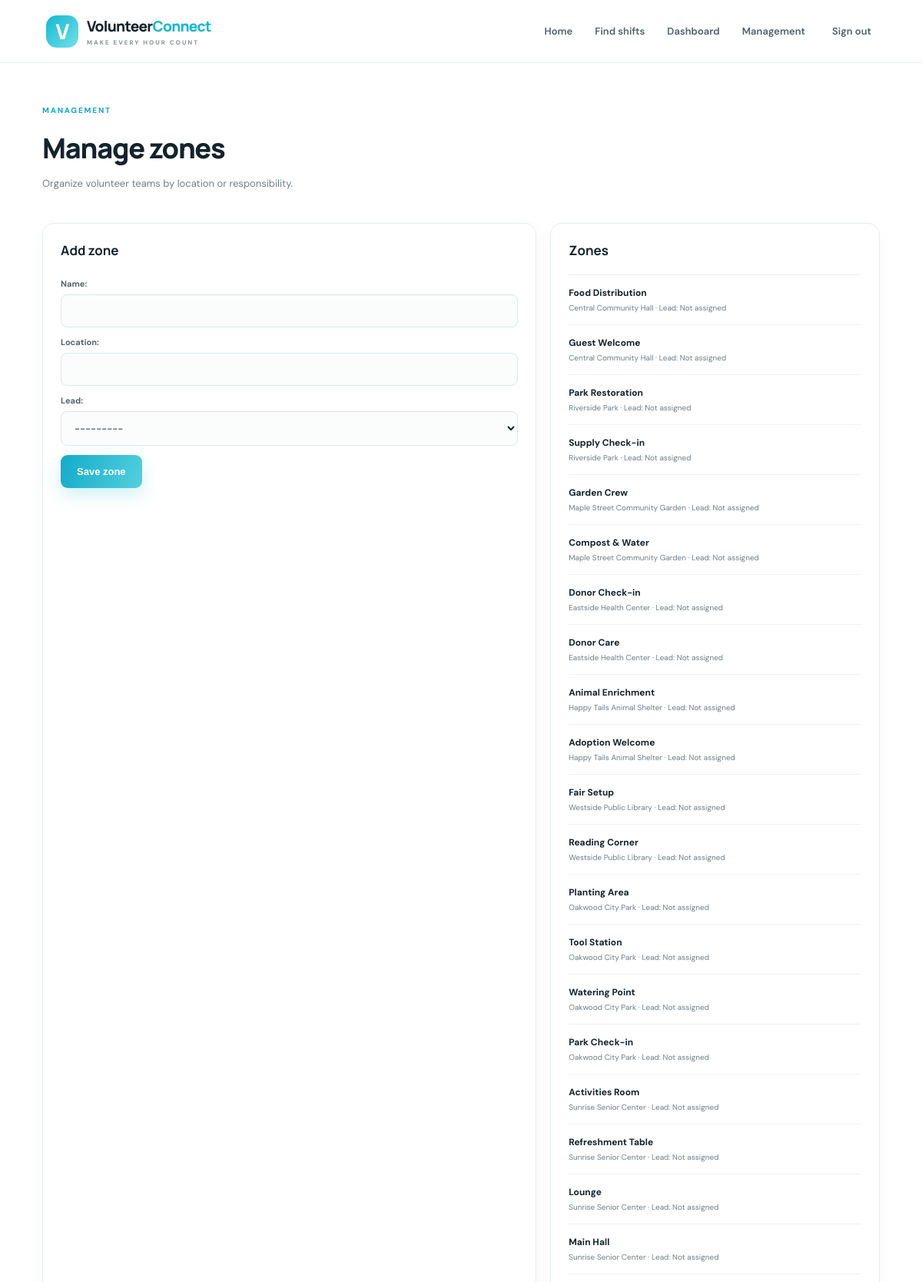
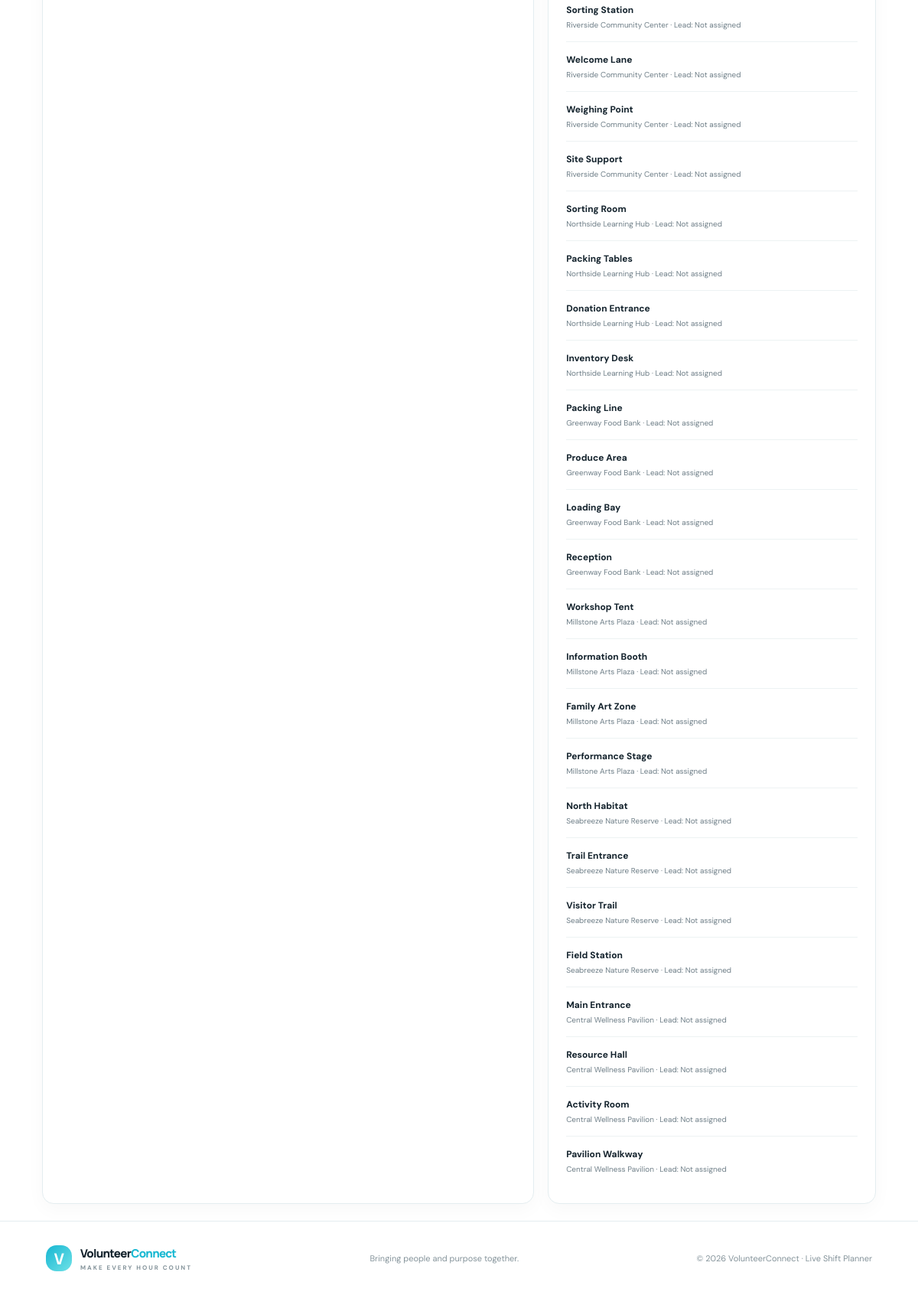
/control/zones/ (signed in), run on the app's committed database (2 pictures, top to bottom).
### planner/models.py (models this page shows, shortened)
class Zone(models.Model):
    name = models.CharField(max_length=100, unique=True)
    location = models.CharField(max_length=180, blank=True)
    lead = models.ForeignKey(User, null=True, blank=True, on_delete=models.SET_NULL, related_name="led_zones")

### planner/views.py (the view)
# urls.py: path("control/zones/",views.manage_zones,name="manage_zones"),
@staff_required
def manage_zones(request):
    form = ZoneForm(request.POST or None)
    if request.method == "POST" and form.is_valid():
        zone = form.save(); log_action(request.user,"Created zone",zone)
        messages.success(request,"Zone created."); return redirect("manage_zones")
    return render(request,"planner/manage_zones.html",{"form":form,"zones":Zone.objects.all()})

### planner/forms.py
class ZoneForm(forms.ModelForm):
    class Meta:
        model = Zone
        fields = ["name","location","lead"]

### planner/views.py (called while the page is built)
def role_of(user):
    if user.is_superuser: return "ADMIN"
    return getattr(getattr(user, "profile", None), "role", "VOLUNTEER")

def staff_required(view):
    @wraps(view)
    @login_required
    def wrapped(request, *args, **kwargs):
        if role_of(request.user) not in ("ADMIN","ORGANIZER","ZONE_LEAD"):
            return HttpResponseForbidden("You do not have permission to access this page.")
        return view(request, *args, **kwargs)
    return wrapped

### templates/planner/manage_zones.html
{% extends 'planner/base.html' %}{% block content %}<section class="dash-head"><div><div class="eyebrow">MANAGEMENT</div><h1>Manage zones</h1><p>Organize volunteer teams by location or responsibility.</p></div></section><div class="dashboard-grid"><section class="panel"><h2>Add zone</h2><form method="post" class="form">{% csrf_token %}{{ form.as_p }}<button class="btn">Save zone</button></form></section><section class="panel"><h2>Zones</h2>{% for z in zones %}<div class="list-row"><div><b>{{ z.name }}</b><small>{{ z.location }} · Lead: {{ z.lead|default:"Not assigned" }}</small></div></div>{% empty %}<p>No zones created yet.</p>{% endfor %}</section></div>{% endblock %}

### static/css/style.css (style rules this page uses)
:root { --ink:#14232d;--muted:#6f7f88;--blue:#19b7d2;--cyan:#63d9e8;--navy:#10242f;--paper:#f6fafb;--line:#e4edf0;--white:#fff;--shadow:0 18px 55px rgba(16,36,47,.08) }
* { box-sizing:border-box }
body { margin:0;background:#fff;color:var(--ink);font-family:'DM Sans',sans-serif }
.btn { display:inline-flex;align-items:center;justify-content:center;gap:12px;border:0;border-radius:9px;padding:14px 21px;background:linear-gradient(110deg,#14abc8,#53d0df);color:#fff;font-weight:700;font-size:13px;box-shadow:0 9px 22px #24b8cf35;cursor:pointer }
.eyebrow { font-size:10px;font-weight:800;letter-spacing:1.8px;color:#13a9c4;margin-bottom:18px }
.shift-card,.panel,.metric { background:#fff;border:1px solid var(--line);border-radius:15px;padding:23px;box-shadow:0 7px 25px #10242f08 }
.form { margin-top:25px }
.form label { display:block;font-size:11px;font-weight:700;margin:15px 0 7px;color:#52636c }
.form-control,.searchbar input { width:100%;padding:12px 13px;border:1px solid #dce7ea;border-radius:8px;background:#fbfdfd;font:13px 'DM Sans';color:var(--ink);outline:none }
.form p { margin:12px 0 }
.form p label { margin:0 0 7px }
.dash-head { max-width:1130px;margin:55px auto 30px;padding:0 20px;display:flex;align-items:center;justify-content:space-between }
.dash-head h1 { font:800 36px Manrope;letter-spacing:-1.2px;margin:0 0 8px }
.dash-head p { font-size:13px;color:var(--muted) }
.dashboard-grid { max-width:1110px;margin:22px auto;display:grid;grid-template-columns:1.5fr 1fr;gap:18px;padding:0 10px }
.panel h2 { font:700 17px Manrope;margin:0 0 20px }
.list-row { display:flex;align-items:center;justify-content:space-between;gap:12px;padding:15px 0;border-top:1px solid #edf2f3 }
.list-row b,.list-row small { display:block }
.list-row b { font-size:12px }
.list-row small { font-size:10px;color:var(--muted);margin-top:5px }

### data on the page
Zone: name "Food Distribution", location "Central Community Hall", lead "Not assigned"
Zone: name "Guest Welcome", location "Central Community Hall", lead "Not assigned"
Zone: name "Park Restoration", location "Riverside Park", lead "Not assigned"
Zone: name "Supply Check-in", location "Riverside Park", lead "Not assigned"
Zone: name "Garden Crew", location "Maple Street Community Garden", lead "Not assigned"
Zone: name "Compost & Water", location "Maple Street Community Garden", lead "Not assigned"
Zone: name "Donor Check-in", location "Eastside Health Center", lead "Not assigned"
Zone: name "Donor Care", location "Eastside Health Center", lead "Not assigned"
Zone: name "Animal Enrichment", location "Happy Tails Animal Shelter", lead "Not assigned"
Zone: name "Adoption Welcome", location "Happy Tails Animal Shelter", lead "Not assigned"
Zone: name "Fair Setup", location "Westside Public Library", lead "Not assigned"
Zone: name "Reading Corner", location "Westside Public Library", lead "Not assigned"
Zone: name "Planting Area", location "Oakwood City Park", lead "Not assigned"
Zone: name "Tool Station", location "Oakwood City Park", lead "Not assigned"
Zone: name "Watering Point", location "Oakwood City Park", lead "Not assigned"
Zone: name "Park Check-in", location "Oakwood City Park", lead "Not assigned"
Zone: name "Activities Room", location "Sunrise Senior Center", lead "Not assigned"
Zone: name "Refreshment Table", location "Sunrise Senior Center", lead "Not assigned"
Zone: name "Lounge", location "Sunrise Senior Center", lead "Not assigned"
Zone: name "Main Hall", location "Sunrise Senior Center", lead "Not assigned"
Zone: name "Sorting Station", location "Riverside Community Center", lead "Not assigned"
Zone: name "Welcome Lane", location "Riverside Community Center", lead "Not assigned"
Zone: name "Weighing Point", location "Riverside Community Center", lead "Not assigned"
Zone: name "Site Support", location "Riverside Community Center", lead "Not assigned"
Zone: name "Sorting Room", location "Northside Learning Hub", lead "Not assigned"
Zone: name "Packing Tables", location "Northside Learning Hub", lead "Not assigned"
Zone: name "Donation Entrance", location "Northside Learning Hub", lead "Not assigned"
Zone: name "Inventory Desk", location "Northside Learning Hub", lead "Not assigned"
Zone: name "Packing Line", location "Greenway Food Bank", lead "Not assigned"
Zone: name "Produce Area", location "Greenway Food Bank", lead "Not assigned"
Zone: name "Loading Bay", location "Greenway Food Bank", lead "Not assigned"
Zone: name "Reception", location "Greenway Food Bank", lead "Not assigned"
Zone: name "Workshop Tent", location "Millstone Arts Plaza", lead "Not assigned"
Zone: name "Information Booth", location "Millstone Arts Plaza", lead "Not assigned"
Zone: name "Family Art Zone", location "Millstone Arts Plaza", lead "Not assigned"
Zone: name "Performance Stage", location "Millstone Arts Plaza", lead "Not assigned"
Zone: name "North Habitat", location "Seabreeze Nature Reserve", lead "Not assigned"
Zone: name "Trail Entrance", location "Seabreeze Nature Reserve", lead "Not assigned"
Zone: name "Visitor Trail", location "Seabreeze Nature Reserve", lead "Not assigned"
Zone: name "Field Station", location "Seabreeze Nature Reserve", lead "Not assigned"
Zone: name "Main Entrance", location "Central Wellness Pavilion", lead "Not assigned"
Zone: name "Resource Hall", location "Central Wellness Pavilion", lead "Not assigned"
Zone: name "Activity Room", location "Central Wellness Pavilion", lead "Not assigned"
Zone: name "Pavilion Walkway", location "Central Wellness Pavilion", lead "Not assigned"
